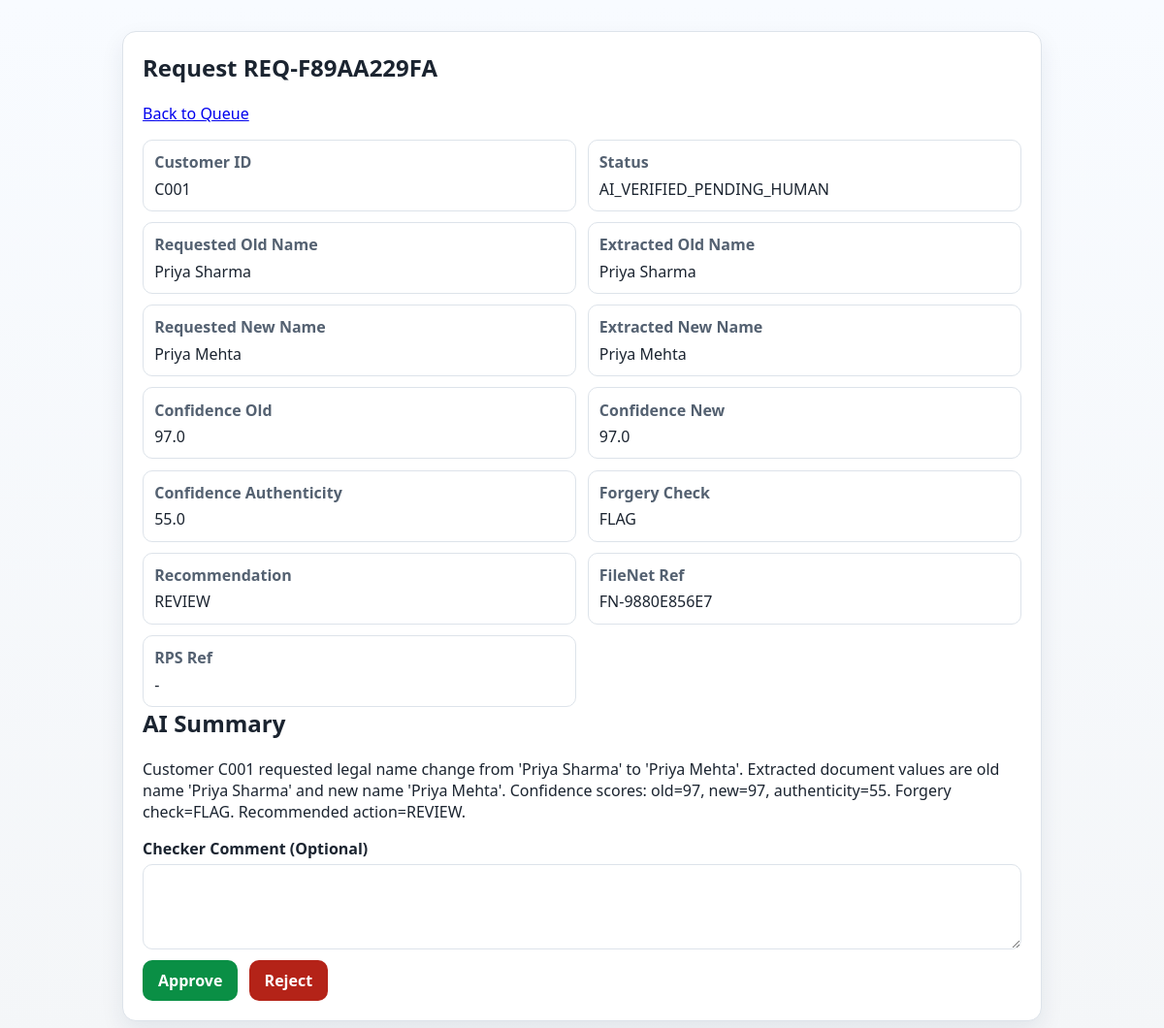
Page /checker/REQ-F89AA229FA on the committed database.
### app/core/models.py (models this page shows)
class PendingRequest(Base):
    __tablename__ = "pending_requests"
    id = Column(Integer, primary_key=True, index=True)
    request_id = Column(String(32), unique=True, index=True, nullable=False)
    correlation_id = Column(String(32), index=True, nullable=False)
    customer_id = Column(String(64), nullable=False)
    change_type = Column(String(32), default="LEGAL_NAME_CHANGE", nullable=False)
    old_name_requested = Column(String(256), nullable=False)
    new_name_requested = Column(String(256), nullable=False)
    old_name_extracted = Column(String(256), nullable=True)
    new_name_extracted = Column(String(256), nullable=True)
    confidence_old_name = Column(Float, nullable=True)
    confidence_new_name = Column(Float, nullable=True)
    confidence_authenticity = Column(Float, nullable=True)
    forgery_check = Column(String(16), nullable=True)
    recommended_action = Column(String(16), nullable=True)
    ai_summary = Column(Text, nullable=True)
    overall_status = Column(String(64), nullable=False)
    filenet_reference_id = Column(String(64), nullable=True)
    checker_decision = Column(String(16), nullable=True)
    checker_comment = Column(Text, nullable=True)
    rps_write_reference = Column(String(64), nullable=True)
    created_at = Column(DateTime(timezone=True), server_default=func.now(), nullable=False)
    updated_at = Column(
        DateTime(timezone=True), server_default=func.now(), onupdate=func.now(), nullable=False
    )

### app/main.py (the view)
@app.get("/checker/{request_id}")
def checker_detail(request_id: str, request: Request, db: Session = Depends(get_db)):
    record = db.query(PendingRequest).filter(PendingRequest.request_id == request_id).first()
    if not record:
        raise HTTPException(status_code=404, detail="Request not found")
    return templates.TemplateResponse(
        "checker_detail.html",
        {
            "request": request,
            "record": record,
        },
    )

### app/templates/checker_detail.html (shortened to what this page needs)
<!doctype html>
<html lang="en">
<head>
  <link rel="stylesheet" href="/static/styles.css" />
</head>
<body>
  <main class="container">
    <section class="panel">
      <h1>Request {{ record.request_id }}</h1>
      <p><a href="/checker">Back to Queue</a></p>
      <div class="card-grid">
        <div class="card"><strong>Customer ID</strong><span>{{ record.customer_id }}</span></div>
        <div class="card"><strong>Status</strong><span>{{ record.overall_status }}</span></div>
        <div class="card"><strong>Requested Old Name</strong><span>{{ record.old_name_requested }}</span></div>
        <div class="card"><strong>Extracted Old Name</strong><span>{{ record.old_name_extracted }}</span></div>
        <div class="card"><strong>Requested New Name</strong><span>{{ record.new_name_requested }}</span></div>
        <div class="card"><strong>Extracted New Name</strong><span>{{ record.new_name_extracted }}</span></div>
        <div class="card"><strong>Confidence Old</strong><span>{{ record.confidence_old_name }}</span></div>
        <div class="card"><strong>Confidence New</strong><span>{{ record.confidence_new_name }}</span></div>
        <div class="card"><strong>Confidence Authenticity</strong><span>{{ record.confidence_authenticity }}</span></div>
        <div class="card"><strong>Forgery Check</strong><span>{{ record.forgery_check }}</span></div>
        <div class="card"><strong>Recommendation</strong><span>{{ record.recommended_action }}</span></div>
        <div class="card"><strong>FileNet Ref</strong><span>{{ record.filenet_reference_id or '-' }}</span></div>
        <div class="card"><strong>RPS Ref</strong><span>{{ record.rps_write_reference or '-' }}</span></div>
      </div>
      <h2>AI Summary</h2>
      <p>{{ record.ai_summary }}</p>
      {% if record.overall_status == "AI_VERIFIED_PENDING_HUMAN" %}
      <form action="/checker/{{ record.request_id }}/decision" method="post" class="decision-form">
        <label>
          Checker Comment (Optional)
          <textarea name="comment" rows="3"></textarea>
        </label>
        <div class="actions">
          <button type="submit" name="decision" value="APPROVE" class="approve">Approve</button>
          <button type="submit" name="decision" value="REJECT" class="reject">Reject</button>
        </div>
      </form>
      {% else %}
      <p><strong>Checker Decision:</strong> {{ record.checker_decision }}</p>
      <p><strong>Checker Comment:</strong> {{ record.checker_comment or '-' }}</p>
      {% endif %}
    </section>
  </main>
</body>
</html>

### app/static/styles.css (style rules this page uses)
:root { --bg: #f4f6f8; --panel: #ffffff; --text: #1b2430; --muted: #546171; --accent: #0b5cff; --ok: #0a8f45; --bad: #b42318; --border: #dde3ea; }
* { box-sizing: border-box; }
body { margin: 0; font-family: "Segoe UI", Tahoma, Geneva, Verdana, sans-serif; background: linear-gradient(180deg, #f8fbff 0%, var(--bg) 100%); color: var(--text); }
.container { max-width: 980px; margin: 2rem auto; padding: 0 1rem; }
.panel { background: var(--panel); border: 1px solid var(--border); border-radius: 14px; padding: 1.25rem; box-shadow: 0 10px 24px rgba(12, 41, 77, 0.08); }
h1, h2 { margin-top: 0; }
.form-grid label, .decision-form label { display: flex; flex-direction: column; gap: 0.35rem; font-weight: 600; }
input, textarea, button { font: inherit; }
input, textarea { border: 1px solid var(--border); border-radius: 10px; padding: 0.6rem 0.7rem; }
button { border: 0; border-radius: 10px; padding: 0.65rem 1rem; cursor: pointer; background: var(--accent); color: #ffffff; font-weight: 700; }
.card-grid { display: grid; grid-template-columns: repeat(2, minmax(0, 1fr)); gap: 0.7rem; }
.card { border: 1px solid var(--border); border-radius: 10px; padding: 0.7rem; display: flex; flex-direction: column; gap: 0.35rem; }
.card strong { color: var(--muted); }
.actions { margin-top: 0.7rem; display: flex; gap: 0.7rem; }
button.approve { background: var(--ok); }
button.reject { background: var(--bad); }

### rows in the picture
PendingRequest: request_id "REQ-F89AA229FA", customer_id "C001", overall_status "AI_VERIFIED_PENDING_HUMAN", old_name_requested "Priya Sharma", old_name_extracted "Priya Sharma", new_name_requested "Priya Mehta", new_name_extracted "Priya Mehta", confidence_old_name "97.0", confidence_new_name "97.0", confidence_authenticity "55.0", forgery_check "FLAG", recommended_action "REVIEW", filenet_reference "FN-9880E856E7", rps_write_reference "-", ai_summary "Customer C001 requested legal name change from 'Priya Sharma' to 'Priya Mehta'. Extracted document values are old name 'Priya Sharma' and new name 'Priya Mehta'. Confidence scores: old=97, new=97, authenticity=55. Forgery check=FLAG. Recommended action=REVIEW."
